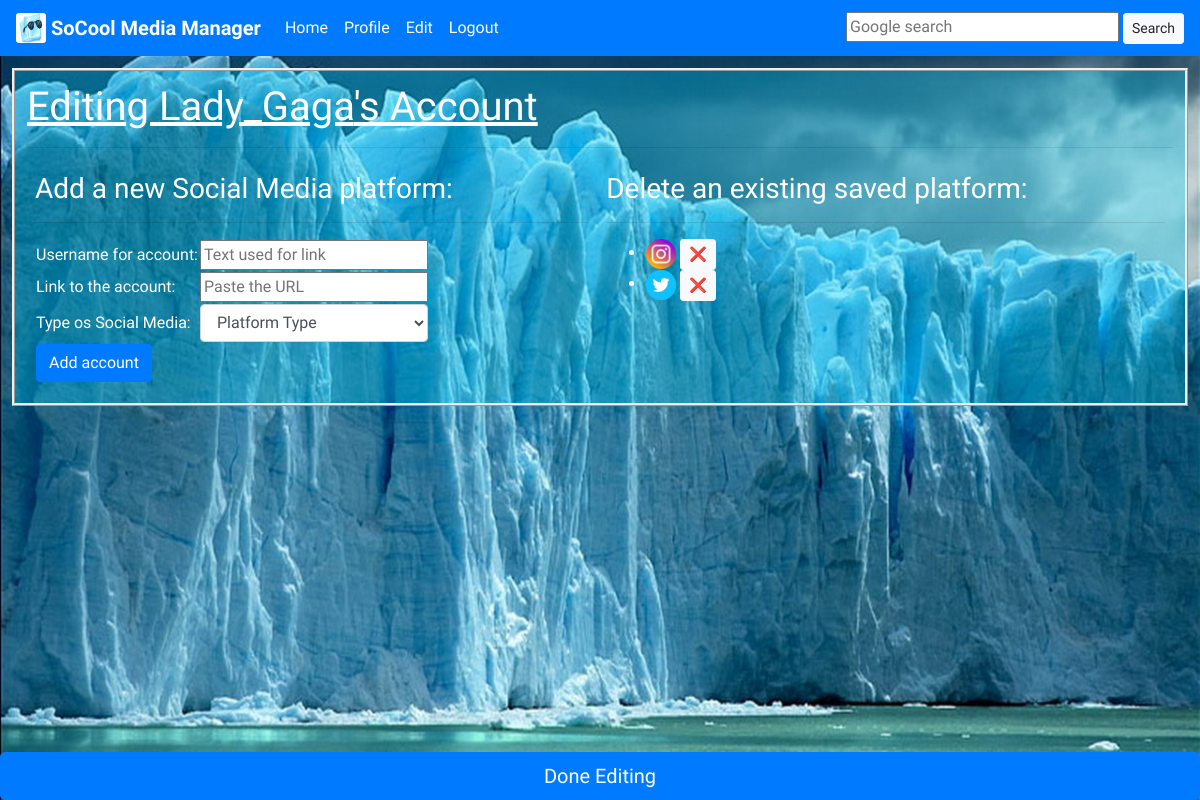
The app's page /edit/ (signed in), older data.
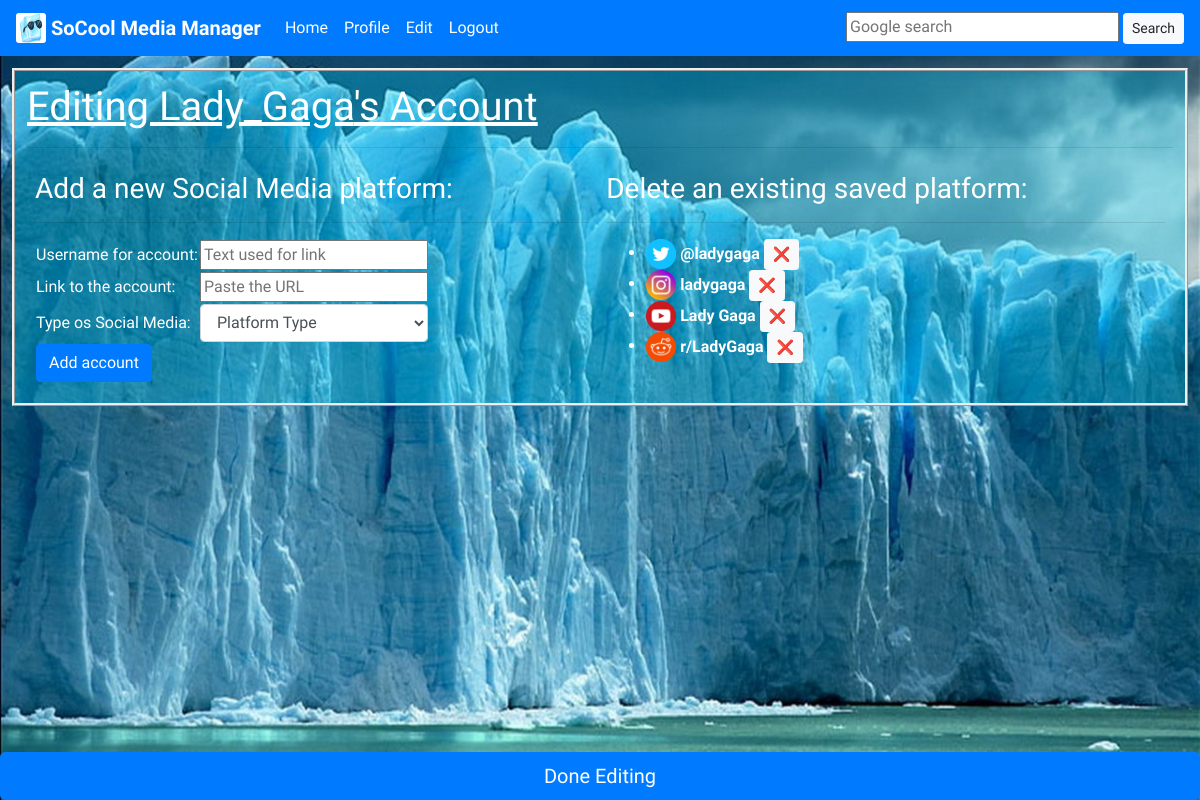
The same page, newer data.
### socoolMediaManager/models.py (models this page shows, shortened)
class Platform(models.Model):
    username = models.CharField(max_length=200)
    link = models.CharField(max_length=500)
    platform_type = models.ForeignKey(PlatformType, on_delete=models.PROTECT)
    user = models.ForeignKey(User, on_delete=models.PROTECT)

class PlatformType(models.Model):
    name = models.CharField(max_length=200)
    icon = models.ImageField()

### socoolMediaManager/views.py (the view)
# urls.py: path('edit/', views.edit, name='edit'),
@login_required
def edit(request):
    platforms = request.user.platform_set.all()
    platform_types = PlatformType.objects.all()
    return render(request, 'socoolMediaManager/edit.html', {'platforms': platforms, 'platform_types': platform_types})

### socoolMediaManager/templates/socoolMediaManager/edit.html (shortened to what this page needs)
{% extends 'socoolMediaManager/base.html' %}
{% block content %}
    <div id="main_div">
        <h1>Editing {{user.username}}'s Account</h1>
        <hr>
        <div class="d-flex align-content-start flex-wrap">
            <div class="p-2 flex-fill bd-highlight">
              <h3>Add a new Social Media platform:</h3>
              <hr>
              <form action="{% url 'socoolMediaManager:addPlatform' %}" method="post">
                  <table>
                      <tr>
                          <td>Username for account:</td>
                          <td><input type="text" name="username_input" placeholder="Text used for link"/></td>
                      </tr>
                      <tr>
                          <td>Link to the account:</td>
                          <td><input type="text" name="link_input" placeholder="Paste the URL"></td>
                      </tr>
                      <tr>
                          <td>
                              Type os Social Media:
                          </td>
                          <td>
                              <select class="form-control" name="platform_type_id">
                                <option value="" selected disabled hidden>Platform Type</option>
                              </select>
                          </td>
                      </tr>
                      <tr>
                          <td><button class="btn btn-primary" type="submit">Add account</button></td>
                      </tr>
                  </table>
              </form>
          </div>
          <div class="p-2 flex-fill bd-highlight">
            <h3>Delete an existing saved platform:</h3>
            <hr>
            <ul>
                {% for platform in platforms %}
                <li>
                    <form action="{% url 'socoolMediaManager:deletePlatform' %}" method="post">
                        <img src="{{platform.platform_type.icon.url}}" height="30px"/>
                        <b><font color="white">{{platform.username}}</font></b>
                        <button class="btn btn-light btn-sm" type="submit">❌</button>
                    </form>
                </li>
                {% endfor %}
            </ul>
          </div>
        </div>
    </div>
    <footer>
        <a class="btn btn-primary btn-lg btn-block" href="{% url 'socoolMediaManager:profile' %}" role="button">Done Editing</a>
    </footer>
{% endblock %}

Row changes from the older to the newer data that the page shows:
removed Platform: platform_type.icon (picture)
removed Platform: platform_type.icon (picture)
added Platform: platform_type.icon (picture), username "@ladygaga"
added Platform: platform_type.icon (picture), username "ladygaga"
added Platform: platform_type.icon (picture), username "Lady Gaga"
added Platform: platform_type.icon (picture), username "r/LadyGaga"
